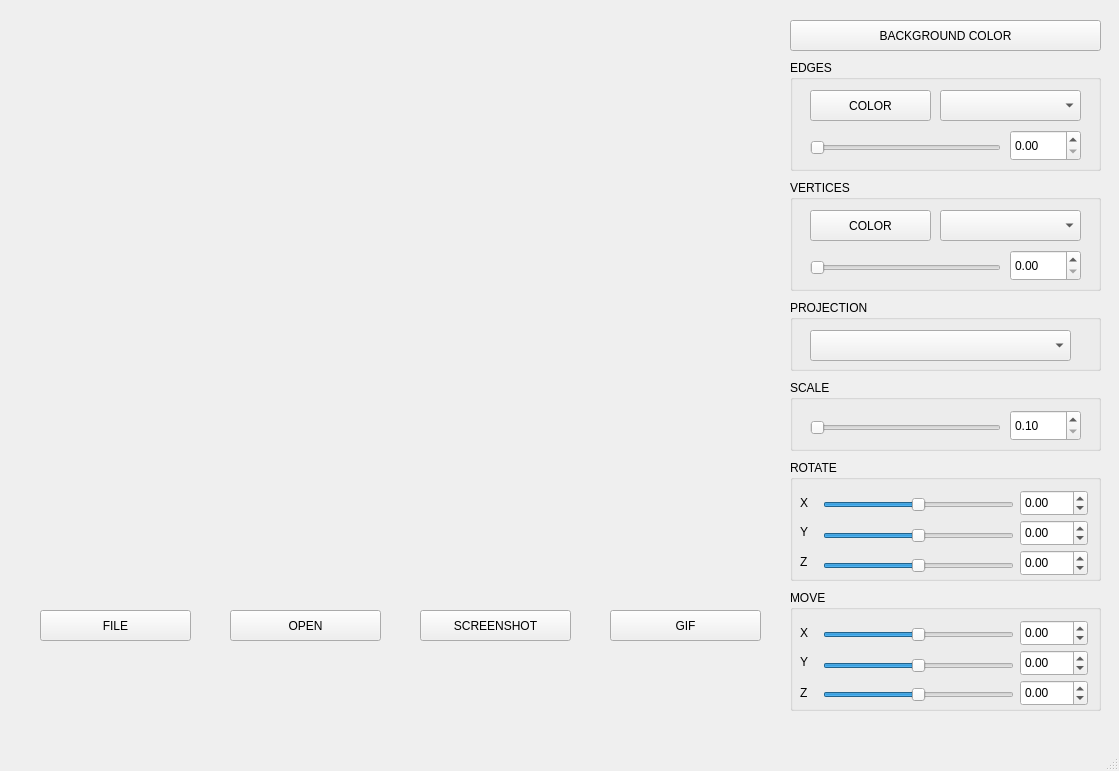
<?xml version="1.0" encoding="UTF-8"?>
<ui version="4.0">
 <class>MainWindow</class>
 <widget class="QMainWindow" name="MainWindow">
  <property name="geometry">
   <rect>
    <x>0</x>
    <y>0</y>
    <width>1119</width>
    <height>771</height>
   </rect>
  </property>
  <property name="windowTitle">
   <string>MainWindow</string>
  </property>
  <widget class="QWidget" name="centralwidget">
   <widget class="QPushButton" name="chooseFileButton">
    <property name="geometry">
     <rect>
      <x>40</x>
      <y>610</y>
      <width>151</width>
      <height>31</height>
     </rect>
    </property>
    <property name="text">
     <string>FILE</string>
    </property>
   </widget>
   <widget class="QPushButton" name="openFileButton">
    <property name="geometry">
     <rect>
      <x>230</x>
      <y>610</y>
      <width>151</width>
      <height>31</height>
     </rect>
    </property>
    <property name="text">
     <string>OPEN</string>
    </property>
   </widget>
   <widget class="QLabel" name="label">
    <property name="geometry">
     <rect>
      <x>40</x>
      <y>650</y>
      <width>401</width>
      <height>61</height>
     </rect>
    </property>
    <property name="text">
     <string/>
    </property>
   </widget>
   <widget class="MyGLWidget" name="sceneWidget" native="true">
    <property name="geometry">
     <rect>
      <x>20</x>
      <y>20</y>
      <width>741</width>
      <height>571</height>
     </rect>
    </property>
   </widget>
   <widget class="QPushButton" name="recordScreencastButton">
    <property name="geometry">
     <rect>
      <x>610</x>
      <y>610</y>
      <width>151</width>
      <height>31</height>
     </rect>
    </property>
    <property name="text">
     <string>GIF</string>
    </property>
   </widget>
   <widget class="QPushButton" name="chooseColorBackgroundButton">
    <property name="geometry">
     <rect>
      <x>790</x>
      <y>20</y>
      <width>311</width>
      <height>31</height>
     </rect>
    </property>
    <property name="text">
     <string>BACKGROUND COLOR</string>
    </property>
   </widget>
   <widget class="QGroupBox" name="groupBox">
    <property name="geometry">
     <rect>
      <x>790</x>
      <y>60</y>
      <width>311</width>
      <height>111</height>
     </rect>
    </property>
    <property name="title">
     <string>EDGES</string>
    </property>
    <widget class="QPushButton" name="chooseColorEdgeButton">
     <property name="geometry">
      <rect>
       <x>20</x>
       <y>30</y>
       <width>121</width>
       <height>31</height>
      </rect>
     </property>
     <property name="text">
      <string>COLOR</string>
     </property>
    </widget>
    <widget class="QComboBox" name="lineComboBox">
     <property name="geometry">
      <rect>
       <x>150</x>
       <y>30</y>
       <width>141</width>
       <height>31</height>
      </rect>
     </property>
    </widget>
    <widget class="QSlider" name="sizeEdgeSlider">
     <property name="geometry">
      <rect>
       <x>20</x>
       <y>80</y>
       <width>191</width>
       <height>16</height>
      </rect>
     </property>
     <property name="minimum">
      <number>0</number>
     </property>
     <property name="maximum">
      <number>100</number>
     </property>
     <property name="singleStep">
      <number>1</number>
     </property>
     <property name="orientation">
      <enum>Qt::Horizontal</enum>
     </property>
    </widget>
    <widget class="QDoubleSpinBox" name="sizeEdgeSpinbox">
     <property name="geometry">
      <rect>
       <x>220</x>
       <y>70</y>
       <width>71</width>
       <height>31</height>
      </rect>
     </property>
     <property name="minimum">
      <double>0.000000000000000</double>
     </property>
     <property name="maximum">
      <double>100.000000000000000</double>
     </property>
     <property name="singleStep">
      <double>0.100000000000000</double>
     </property>
    </widget>
   </widget>
   <widget class="QGroupBox" name="groupBox_2">
    <property name="geometry">
     <rect>
      <x>790</x>
      <y>180</y>
      <width>311</width>
      <height>111</height>
     </rect>
    </property>
    <property name="title">
     <string>VERTICES</string>
    </property>
    <widget class="QPushButton" name="chooseColorVertexButton">
     <property name="geometry">
      <rect>
       <x>20</x>
       <y>30</y>
       <width>121</width>
       <height>31</height>
      </rect>
     </property>
     <property name="text">
      <string>COLOR</string>
     </property>
    </widget>
    <widget class="QComboBox" name="verticesComboBox">
     <property name="geometry">
      <rect>
       <x>150</x>
       <y>30</y>
       <width>141</width>
       <height>31</height>
      </rect>
     </property>
    </widget>
    <widget class="QDoubleSpinBox" name="sizeVertexSpinbox">
     <property name="geometry">
      <rect>
       <x>220</x>
       <y>70</y>
       <width>71</width>
       <height>31</height>
      </rect>
     </property>
     <property name="minimum">
      <double>0.000000000000000</double>
     </property>
     <property name="maximum">
      <double>100.000000000000000</double>
     </property>
     <property name="singleStep">
      <double>0.100000000000000</double>
     </property>
    </widget>
    <widget class="QSlider" name="sizeVertexSlider">
     <property name="geometry">
      <rect>
       <x>20</x>
       <y>80</y>
       <width>191</width>
       <height>16</height>
      </rect>
     </property>
     <property name="minimum">
      <number>0</number>
     </property>
     <property name="maximum">
      <number>100</number>
     </property>
     <property name="singleStep">
      <number>1</number>
     </property>
     <property name="orientation">
      <enum>Qt::Horizontal</enum>
     </property>
    </widget>
   </widget>
   <widget class="QGroupBox" name="groupBox_3">
    <property name="geometry">
     <rect>
      <x>790</x>
      <y>300</y>
      <width>311</width>
      <height>71</height>
     </rect>
    </property>
    <property name="title">
     <string>PROJECTION</string>
    </property>
    <widget class="QComboBox" name="projectionComboBox">
     <property name="geometry">
      <rect>
       <x>20</x>
       <y>30</y>
       <width>261</width>
       <height>31</height>
      </rect>
     </property>
    </widget>
   </widget>
   <widget class="QGroupBox" name="groupBox_4">
    <property name="geometry">
     <rect>
      <x>790</x>
      <y>380</y>
      <width>311</width>
      <height>71</height>
     </rect>
    </property>
    <property name="title">
     <string>SCALE</string>
    </property>
    <widget class="QSlider" name="sliderIncrease">
     <property name="geometry">
      <rect>
       <x>20</x>
       <y>40</y>
       <width>191</width>
       <height>16</height>
      </rect>
     </property>
     <property name="minimum">
      <number>0</number>
     </property>
     <property name="maximum">
      <number>360</number>
     </property>
     <property name="orientation">
      <enum>Qt::Horizontal</enum>
     </property>
    </widget>
    <widget class="QDoubleSpinBox" name="spinBoxIncrease">
     <property name="geometry">
      <rect>
       <x>220</x>
       <y>30</y>
       <width>71</width>
       <height>31</height>
      </rect>
     </property>
     <property name="minimum">
      <double>0.100000000000000</double>
     </property>
     <property name="maximum">
      <double>360.000000000000000</double>
     </property>
     <property name="singleStep">
      <double>0.100000000000000</double>
     </property>
    </widget>
   </widget>
   <widget class="QGroupBox" name="groupBox_5">
    <property name="geometry">
     <rect>
      <x>790</x>
      <y>460</y>
      <width>311</width>
      <height>121</height>
     </rect>
    </property>
    <property name="title">
     <string>ROTATE</string>
    </property>
    <widget class="QDoubleSpinBox" name="spinBoxX">
     <property name="geometry">
      <rect>
       <x>230</x>
       <y>30</y>
       <width>68</width>
       <height>26</height>
      </rect>
     </property>
     <property name="minimum">
      <double>-360.000000000000000</double>
     </property>
     <property name="maximum">
      <double>360.000000000000000</double>
     </property>
    </widget>
    <widget class="QSlider" name="sliderX">
     <property name="geometry">
      <rect>
       <x>33</x>
       <y>35</y>
       <width>191</width>
       <height>20</height>
      </rect>
     </property>
     <property name="minimum">
      <number>-360</number>
     </property>
     <property name="maximum">
      <number>360</number>
     </property>
     <property name="orientation">
      <enum>Qt::Horizontal</enum>
     </property>
    </widget>
    <widget class="QLabel" name="label_2">
     <property name="geometry">
      <rect>
       <x>10</x>
       <y>30</y>
       <width>21</width>
       <height>26</height>
      </rect>
     </property>
     <property name="text">
      <string>X</string>
     </property>
    </widget>
    <widget class="QLabel" name="label_4">
     <property name="geometry">
      <rect>
       <x>10</x>
       <y>90</y>
       <width>21</width>
       <height>23</height>
      </rect>
     </property>
     <property name="text">
      <string>Z</string>
     </property>
    </widget>
    <widget class="QDoubleSpinBox" name="spinBoxY">
     <property name="geometry">
      <rect>
       <x>230</x>
       <y>60</y>
       <width>68</width>
       <height>26</height>
      </rect>
     </property>
     <property name="minimum">
      <double>-360.000000000000000</double>
     </property>
     <property name="maximum">
      <double>360.000000000000000</double>
     </property>
    </widget>
    <widget class="QSlider" name="sliderY">
     <property name="geometry">
      <rect>
       <x>33</x>
       <y>66</y>
       <width>191</width>
       <height>20</height>
      </rect>
     </property>
     <property name="minimum">
      <number>-360</number>
     </property>
     <property name="maximum">
      <number>360</number>
     </property>
     <property name="orientation">
      <enum>Qt::Horizontal</enum>
     </property>
    </widget>
    <widget class="QDoubleSpinBox" name="spinBoxZ">
     <property name="geometry">
      <rect>
       <x>230</x>
       <y>90</y>
       <width>68</width>
       <height>26</height>
      </rect>
     </property>
     <property name="minimum">
      <double>-360.000000000000000</double>
     </property>
     <property name="maximum">
      <double>360.000000000000000</double>
     </property>
    </widget>
    <widget class="QSlider" name="sliderZ">
     <property name="geometry">
      <rect>
       <x>33</x>
       <y>96</y>
       <width>191</width>
       <height>20</height>
      </rect>
     </property>
     <property name="minimum">
      <number>-360</number>
     </property>
     <property name="maximum">
      <number>360</number>
     </property>
     <property name="orientation">
      <enum>Qt::Horizontal</enum>
     </property>
    </widget>
    <widget class="QLabel" name="label_3">
     <property name="geometry">
      <rect>
       <x>10</x>
       <y>60</y>
       <width>21</width>
       <height>23</height>
      </rect>
     </property>
     <property name="text">
      <string>Y</string>
     </property>
    </widget>
   </widget>
   <widget class="QGroupBox" name="groupBox_6">
    <property name="geometry">
     <rect>
      <x>790</x>
      <y>590</y>
      <width>311</width>
      <height>121</height>
     </rect>
    </property>
    <property name="title">
     <string>MOVE</string>
    </property>
    <widget class="QDoubleSpinBox" name="spinBoxMoveX">
     <property name="geometry">
      <rect>
       <x>230</x>
       <y>30</y>
       <width>68</width>
       <height>26</height>
      </rect>
     </property>
     <property name="minimum">
      <double>-360.000000000000000</double>
     </property>
     <property name="maximum">
      <double>360.000000000000000</double>
     </property>
    </widget>
    <widget class="QSlider" name="sliderMoveX">
     <property name="geometry">
      <rect>
       <x>33</x>
       <y>35</y>
       <width>191</width>
       <height>20</height>
      </rect>
     </property>
     <property name="minimum">
      <number>-360</number>
     </property>
     <property name="maximum">
      <number>360</number>
     </property>
     <property name="orientation">
      <enum>Qt::Horizontal</enum>
     </property>
    </widget>
    <widget class="QLabel" name="label_5">
     <property name="geometry">
      <rect>
       <x>10</x>
       <y>30</y>
       <width>21</width>
       <height>26</height>
      </rect>
     </property>
     <property name="text">
      <string>X</string>
     </property>
    </widget>
    <widget class="QLabel" name="label_6">
     <property name="geometry">
      <rect>
       <x>10</x>
       <y>60</y>
       <width>21</width>
       <height>23</height>
      </rect>
     </property>
     <property name="text">
      <string>Y</string>
     </property>
    </widget>
    <widget class="QDoubleSpinBox" name="spinBoxMoveY">
     <property name="geometry">
      <rect>
       <x>230</x>
       <y>60</y>
       <width>68</width>
       <height>26</height>
      </rect>
     </property>
     <property name="minimum">
      <double>-360.000000000000000</double>
     </property>
     <property name="maximum">
      <double>360.000000000000000</double>
     </property>
    </widget>
    <widget class="QSlider" name="sliderMoveY">
     <property name="geometry">
      <rect>
       <x>33</x>
       <y>66</y>
       <width>191</width>
       <height>20</height>
      </rect>
     </property>
     <property name="minimum">
      <number>-360</number>
     </property>
     <property name="maximum">
      <number>360</number>
     </property>
     <property name="orientation">
      <enum>Qt::Horizontal</enum>
     </property>
    </widget>
    <widget class="QDoubleSpinBox" name="spinBoxMoveZ">
     <property name="geometry">
      <rect>
       <x>230</x>
       <y>90</y>
       <width>68</width>
       <height>26</height>
      </rect>
     </property>
     <property name="minimum">
      <double>-360.000000000000000</double>
     </property>
     <property name="maximum">
      <double>360.000000000000000</double>
     </property>
    </widget>
    <widget class="QSlider" name="sliderMoveZ">
     <property name="geometry">
      <rect>
       <x>33</x>
       <y>95</y>
       <width>191</width>
       <height>20</height>
      </rect>
     </property>
     <property name="minimum">
      <number>-360</number>
     </property>
     <property name="maximum">
      <number>360</number>
     </property>
     <property name="orientation">
      <enum>Qt::Horizontal</enum>
     </property>
    </widget>
    <widget class="QLabel" name="label_7">
     <property name="geometry">
      <rect>
       <x>10</x>
       <y>90</y>
       <width>21</width>
       <height>26</height>
      </rect>
     </property>
     <property name="text">
      <string>Z</string>
     </property>
    </widget>
   </widget>
   <widget class="QPushButton" name="recordImageButton">
    <property name="geometry">
     <rect>
      <x>420</x>
      <y>610</y>
      <width>151</width>
      <height>31</height>
     </rect>
    </property>
    <property name="text">
     <string>SCREENSHOT</string>
    </property>
   </widget>
  </widget>
  <widget class="QMenuBar" name="menubar">
   <property name="geometry">
    <rect>
     <x>0</x>
     <y>0</y>
     <width>1119</width>
     <height>22</height>
    </rect>
   </property>
  </widget>
  <widget class="QStatusBar" name="statusbar"/>
 </widget>
 <customwidgets>
  <customwidget>
   <class>MyGLWidget</class>
   <extends>QWidget</extends>
   <header>myglwidget.h</header>
   <container>1</container>
  </customwidget>
 </customwidgets>
 <resources/>
 <connections/>
</ui>
